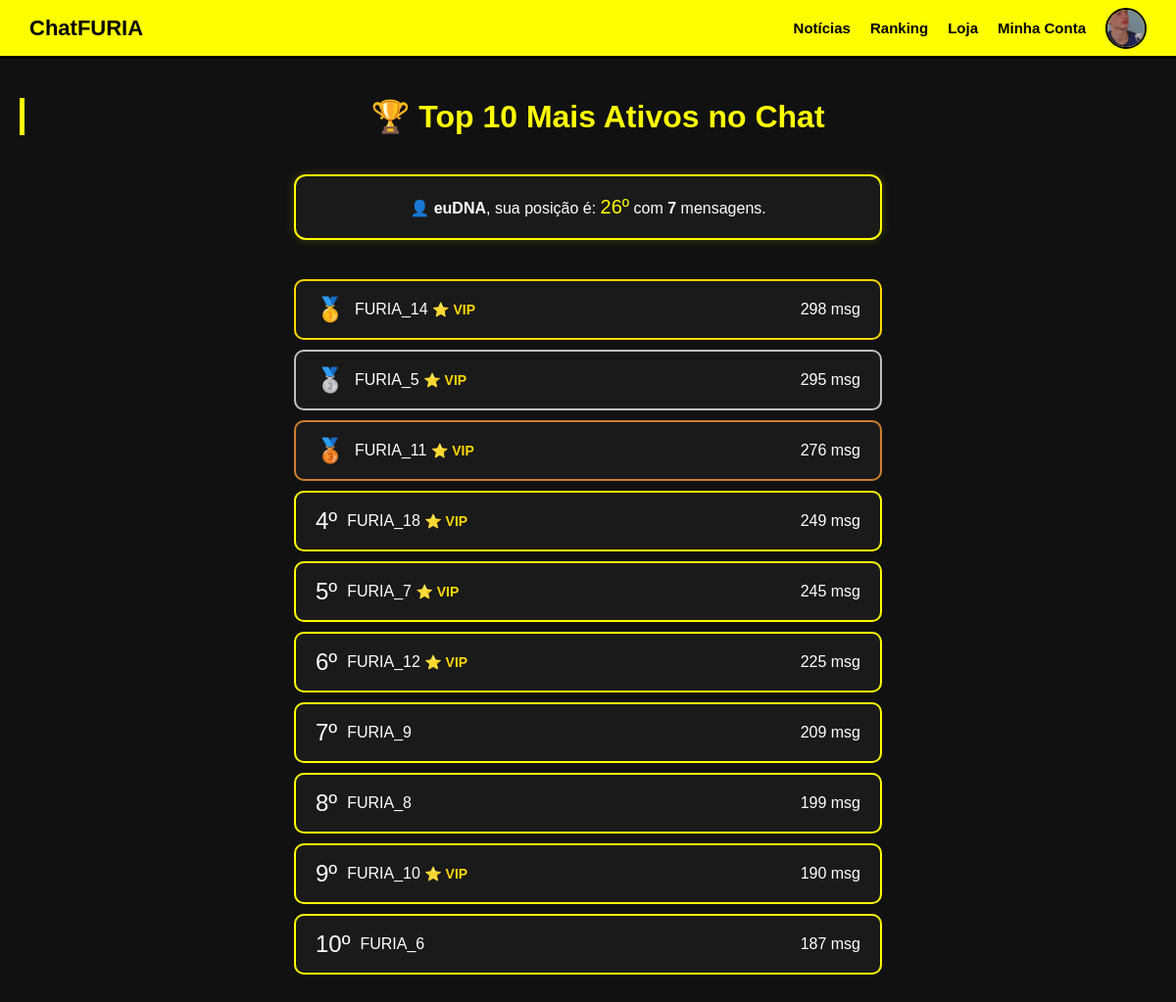
Page /ranking (signed in) on the committed database.
### app/models/user.py (models this page shows, shortened)
class User(db.Model):
    id = db.Column(db.Integer, primary_key=True)
    nome = db.Column(db.String(100))
    nascimento = db.Column(db.String(10))  # YYYY-MM-DD
    nick = db.Column(db.String(50))
    email = db.Column(db.String(150), unique=True, nullable=False)
    senha_hash = db.Column(db.String(256), nullable=True)
    is_vip = db.Column(db.Boolean, default=False)
    foto_url = db.Column(
        db.String(255),
        nullable=True,
        default='/static/images/default_avatar.png'  # ✅ Foto padrão para novos usuários
    )
    twitter_id = db.Column(db.String(50), unique=True, nullable=True)  # ✅ ID do Twitter
    discord_id = db.Column(db.String(50), unique=True, nullable=True)  # ✅ ID do Discord
    twitch_channel = db.Column(db.String(100))

class ChatStats(db.Model):
    id = db.Column(db.Integer, primary_key=True)
    user_id = db.Column(db.Integer, db.ForeignKey('user.id'), unique=True)
    total_mensagens = db.Column(db.Integer, default=0)
    user = db.relationship("User", backref=db.backref("chat_stats", uselist=False))

### app/routes/main.py (the view)
@main.route("/ranking")
def ranking():
    email = session.get("user")
    user = User.query.filter_by(email=email).first() if email else None
    top_users = (
        ChatStats.query
        .join(User)
        .order_by(ChatStats.total_mensagens.desc())
        .limit(10)
        .all()
    )
    minha_posicao = None
    minhas_msgs = 0
    if user:
        all_users = (
            ChatStats.query
            .join(User)
            .order_by(ChatStats.total_mensagens.desc())
            .all()
        )
        for i, stat in enumerate(all_users, start=1):
            if stat.user_id == user.id:
                minha_posicao = i
                minhas_msgs = stat.total_mensagens
                break
    return render_template("ranking.html", top_users=top_users, minha_posicao=minha_posicao, minhas_msgs=minhas_msgs, user=user)

### app/routes/auth.py (called while the page is built)
@auth.before_app_request
def limpar_pendentes_expirados():
    limite = datetime.utcnow() - timedelta(hours=24)
    expirados = PendingUser.query.filter(PendingUser.criado_em < limite).all()
    for p in expirados:
        db.session.delete(p)
    if expirados:
        db.session.commit()

### app/templates/ranking.html (shortened to what this page needs)
<!DOCTYPE html>
<html lang="pt-BR">
<head>
</head>
<body>
  <header class="top-bar">
    <div class="top-left"><a href="/chat">Chat<span style="font-weight:900;">FURIA</span></a></div>
    <div class="top-right">
      <a href="/news">Notícias</a>
      <a href="/ranking">Ranking</a>
      <a href="https://www.furia.gg/" target="_blank">Loja</a>
      <a href="/painel">Minha Conta</a>
      {% if user %}
        <img src="{{ user.foto_url or '/static/images/default_avatar.png' }}" alt="avatar" class="avatar">
      {% endif %}
    </div>
  </header>
  <main>
    <h1>🏆 Top 10 Mais Ativos no Chat</h1>
    {% if minha_posicao %}
      <div class="sua-posicao">
        👤 <strong>{{ user.nick }}</strong>, sua posição é:
        <span>{{ minha_posicao }}º</span> com <strong>{{ minhas_msgs }}</strong> mensagens.
      </div>
    {% else %}
      <div class="sua-posicao" style="border-color: red;">
        ⚠️ Você ainda não enviou nenhuma mensagem no chat.
      </div>
    {% endif %}
    <div class="ranking">
      {% for stat in top_users %}
        <div class="rank-item">
          <div class="user-info">
            <span class="emoji">
              {% if loop.index == 1 %}🥇{% elif loop.index == 2 %}🥈{% elif loop.index == 3 %}🥉{% else %}{{ loop.index }}º{% endif %}
            </span>
            <span>
              {{ stat.user.nick }}
              {% if stat.user.is_vip %}<span class="vip-tag">⭐ VIP</span>{% endif %}
            </span>
          </div>
          <div>
            {{ stat.total_mensagens }} msg
          </div>
        </div>
      {% endfor %}
    </div>
  </main>
</body>
</html>

### app/templates/ranking.html (style rules this page uses)
* { box-sizing: border-box; }
html, body { margin: 0; padding: 0; background-color: #111; font-family: sans-serif; color: white; }
.top-bar { width: 100%; height: 60px; background-color: yellow; color: black; display: flex; justify-content: space-between; align-items: center; padding: 0 30px; font-weight: bold; border-bottom: 3px solid #000; position: fixed; top: 0; left: 0; z-index: 1000; }
.top-left { font-size: 22px; font-weight: 900; }
.top-left a { text-decoration: none; color: black; }
.top-right { display: flex; align-items: center; }
.top-right a { margin-left: 20px; text-decoration: none; color: black; font-size: 15px; transition: 0.2s; }
.avatar { width: 42px; height: 42px; object-fit: cover; border-radius: 50%; margin-left: 20px; border: 2px solid #000; }
main { margin-top: 100px; padding: 0 20px 40px; }
h1 { color: yellow; border-left: 5px solid yellow; padding-left: 15px; margin-bottom: 30px; text-align: center; }
.ranking { max-width: 600px; margin: 0 auto; }
.rank-item { display: flex; justify-content: space-between; align-items: center; background-color: #1a1a1a; padding: 15px 20px; border: 2px solid yellow; border-radius: 10px; margin-bottom: 10px; }
.rank-item:first-child { border-color: gold; }
.rank-item:nth-child(2) { border-color: silver; }
.rank-item:nth-child(3) { border-color: #cd7f32; }
.user-info { display: flex; align-items: center; gap: 10px; }
.emoji { font-size: 24px; }
.vip-tag { color: gold; font-weight: bold; font-size: 14px; }
.sua-posicao { margin: 40px auto; max-width: 600px; background-color: #1a1a1a; border: 2px solid yellow; border-radius: 12px; padding: 20px; text-align: center; box-shadow: 0 0 10px rgba(255, 255, 0, 0.2); }
.sua-posicao span { color: yellow; font-size: 20px; }
.sua-posicao strong { color: white; }

### rows in the picture
User: foto_url (picture), nick "euDNA"
ChatStats: user.nick "FURIA_14", shows "⭐ VIP", total_mensagens "298"
ChatStats: user.nick "FURIA_5", shows "⭐ VIP", total_mensagens "295"
ChatStats: user.nick "FURIA_11", shows "⭐ VIP", total_mensagens "276"
ChatStats: user.nick "FURIA_18", shows "⭐ VIP", total_mensagens "249"
ChatStats: user.nick "FURIA_7", shows "⭐ VIP", total_mensagens "245"
ChatStats: user.nick "FURIA_12", shows "⭐ VIP", total_mensagens "225"
ChatStats: user.nick "FURIA_9", total_mensagens "209"
ChatStats: user.nick "FURIA_8", total_mensagens "199"
ChatStats: user.nick "FURIA_10", shows "⭐ VIP", total_mensagens "190"
ChatStats: user.nick "FURIA_6", total_mensagens "187"

### other values in the picture
{{ minha_posicao }} "26"
{{ minhas_msgs }} "7"
